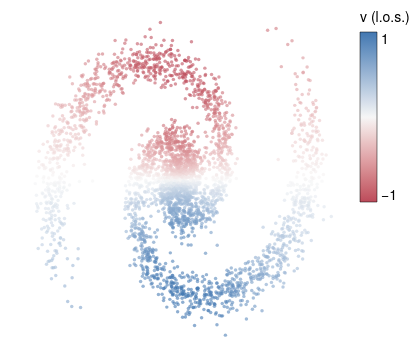

The specification (Vega-Lite) saved for this image:
### Vega-Lite specification from a JSON file in a GitHub repository (floating-point values rounded to 4 significant figures; data arrays with more than 128 entries replaced by an {"elided": "..."} marker saying what was removed)
{"background": null, "config": {"arc": {"fill": "#DBDBDB", "fillOpacity": 1.0, "innerRadius": 42.5, "padAngle": 0.03, "stroke": "black", "strokeOpacity": 1, "strokeWidth": 0.25}, "area": {"fill": "#DBDBDB", "fillOpacity": 1.0, "stroke": "black", "strokeOpacity": 1, "strokeWidth": 0.25}, "axis": {"domain": true, "domainCap": "round", "domainColor": "black", "domainWidth": 0.25, "grid": false, "gridCap": "round", "gridColor": "#F1F1F1", "gridDash": [0, 0], "gridOpacity": 1.0, "gridWidth": 0.25, "labelColor": "black", "labelFont": "Helvetica Neue, HelveticaNeue, Helvetica, Arial, sans-serif", "labelFontSize": 7, "labelFontStyle": "normal", "labelFontWeight": 400, "offset": 4.5, "ticks": true, "tickCap": "round", "tickColor": "black", "tickRound": false, "tickSize": 3, "tickWidth": 0.25, "titleColor": "black", "titleFont": "Helvetica Neue, HelveticaNeue, Helvetica, Arial, sans-serif", "titleFontSize": 7, "titleFontStyle": "normal", "titleFontWeight": 400}, "axisX": {"domain": true, "labelAlign": "center", "labelAngle": 0, "labels": true, "ticks": true, "translate": 0}, "axisY": {"domain": true, "labelAlign": "right", "labelAngle": 0, "labels": true, "ticks": true, "translate": 0}, "axisRight": {"domain": true, "labelAlign": "left", "labelAngle": 0, "labels": true, "ticks": true, "translate": 0}, "axisTop": {"domain": true, "labelAlign": "center", "labelAngle": 0, "labels": true, "ticks": true, "translate": 0}, "axisBand": {"tickOffset": 0}, "bar": {"fill": "#DBDBDB", "fillOpacity": 1.0, "stroke": "black", "strokeOpacity": 1, "strokeWidth": 0.25}, "boxplot": {"size": 15.3, "ticks": {"cornerRadius": 0.25, "fill": "black", "opacity": 1, "size": 7.65, "thickness": 0.25}, "box": {"fillOpacity": 1.0, "stroke": "black", "strokeOpacity": 1, "strokeWidth": 0.25}, "median": {"cornerRadius": 0, "fill": "black", "fillOpacity": 1.0, "opacity": 1, "size": 15.3, "thickness": 0.25}, "rule": {"fill": "black", "fillOpacity": 1.0, "size": 17.0, "stroke": "black", "strokeDash": [0, 0], "strokeOpacity": 1, "strokeWidth": 0.25}, "outliers": {"color": "black", "fill": "black", "fillOpacity": 1.0, "size": 0, "stroke": "black", "strokeOpacity": 1, "strokeWidth": 0.25}}, "circle": {"fill": "black", "fillOpacity": 1.0, "size": 2.125, "stroke": null, "strokeOpacity": 1, "strokeWidth": 0.25}, "errorband": {"band": {"fillOpacity": 0.6, "stroke": null, "strokeWidth": 0.25, "strokeOpacity": 1}, "borders": {"opacity": 0, "strokeOpacity": 0.25, "strokeWidth": 1}}, "errorbar": {"opacity": 1, "rule": {"strokeDash": [0, 0], "strokeWidth": 0.25}, "ticks": {"color": "black", "cornerRadius": 0.125, "opacity": 1, "size": 10.2, "thickness": 0.25}, "thickness": 0.25}, "font": "Helvetica Neue, HelveticaNeue, Helvetica, Arial, sans-serif", "geoshape": {"fill": "#DBDBDB", "fillOpacity": 1.0, "stroke": "black", "strokeOpacity": 1, "strokeWidth": 0.25}, "header": {"labelColor": "black", "labelFont": "Helvetica Neue, HelveticaNeue, Helvetica, Arial, sans-serif", "labelFontSize": 7, "labelFontStyle": "normal", "labelFontWeight": 400, "titleColor": "black", "titleFont": "Helvetica Neue, HelveticaNeue, Helvetica, Arial, sans-serif", "titleFontSize": 7, "titleFontStyle": "normal", "titleFontWeight": 400, "titlePadding": 0}, "legend": {"disable": false, "offset": 4.5, "titlePadding": 4, "labelOffset": 2, "gradientLabelOffset": 2, "gradientLength": 85.0, "gradientThickness": 8.5, "gradientOpacity": 1.0, "gradientStrokeColor": "black", "gradientStrokeWidth": 0.25, "labelColor": "black", "labelFont": "Helvetica Neue, HelveticaNeue, Helvetica, Arial, sans-serif", "labelFontSize": 7, "labelFontStyle": "normal", "labelFontWeight": 400, "strokeColor": "black", "strokeWidth": 0, "symbolSize": 42, "symbolStrokeColor": "black", "symbolStrokeWidth": 0.25, "titleColor": "black", "titleFont": "Helvetica Neue, HelveticaNeue, Helvetica, Arial, sans-serif", "titleFontSize": 7, "titleFontStyle": "normal", "titleFontWeight": 400}, "line": {"color": "black", "stroke": "black", "strokeCap": "round", "strokeDash": [0, 0], "strokeOpacity": 1, "strokeWidth": 0.375}, "point": {"filled": true, "fill": "#DBDBDB", "fillOpacity": 1.0, "size": 8.5, "stroke": "black", "strokeOpacity": 1, "strokeWidth": 0.25}, "range": {"category": ["#5CA7B1", "#CDDEF3", "#B7B3E4", "#B3DAB5", "#F5E1B3", "#3D727B", "#8AA8D2", "#867DAC", "#80A988", "#CBB17A", "#204148", "#59719A", "#584C77", "#507B5F", "#9D824D"], "diverging": {"scheme": ["#BC4A5A", "#C96872", "#D4858B", "#DFA1A5", "#E8BDBF", "#F0DADA", "#F6F6F6", "#D7E0EB", "#B9CBE0", "#9BB6D5", "#7DA1C9", "#5F8CBD", "#4177B1"]}, "heatmap": {"scheme": ["#32022B", "#43044D", "#4C196E", "#4D338C", "#484DA6", "#3A68BB", "#1D83CA", "#1D9CCB", "#23B5C9", "#28CDC5", "#4DE0B4", "#91EE9F"]}, "ordinal": {"scheme": ["#F1F1F1", "#DBDBDB", "#C6C6C6", "#B2B2B2", "#9D9D9D", "#898989", "#767676", "#636363", "#515151", "#404040", "#2F2F2F", "#1F1F1F"]}, "ramp": {"scheme": ["#32022B", "#43044D", "#4C196E", "#4D338C", "#484DA6", "#3A68BB", "#1D83CA", "#1D9CCB", "#23B5C9", "#28CDC5", "#4DE0B4", "#91EE9F"]}}, "rule": {"color": "black", "stroke": "black", "strokeCap": "round", "strokeDash": [2, 2], "strokeOpacity": 1, "strokeWidth": 0.25}, "scale": {"bandPaddingInner": 0.1, "bandPaddingOuter": 0.1, "round": false}, "rect": {"fill": "#DBDBDB", "fillOpacity": 1.0, "stroke": "black", "strokeOpacity": 1, "strokeWidth": 0.25}, "square": {"fill": "#DBDBDB", "fillOpacity": 1.0, "size": 17.0, "stroke": "black", "strokeOpacity": 1, "strokeWidth": 0.25}, "text": {"color": "black", "font": "Helvetica Neue, HelveticaNeue, Helvetica, Arial, sans-serif", "fontSize": 7, "fontStyle": "normal", "fontWeight": 400}, "tick": {"color": "black", "cornerRadius": 0.125, "opacity": 1.0, "size": 15.3, "thickness": 0.25}, "title": {"anchor": "middle", "frame": "group", "color": "black", "font": "Helvetica Neue, HelveticaNeue, Helvetica, Arial, sans-serif", "fontSize": 7, "fontStyle": "normal", "fontWeight": 400, "subtitleColor": "black", "subtitleFont": "Helvetica Neue, HelveticaNeue, Helvetica, Arial, sans-serif", "subtitleFontSize": "Helvetica Neue, HelveticaNeue, Helvetica, Arial, sans-serif", "subtitleFontStyle": "normal", "subtitleFontWeight": 400}, "trail": {"color": "black", "opacity": 1, "size": 0.375}, "view": {"continuousWidth": 170, "continuousHeight": 170, "discreteWidth": 170, "discreteHeight": 170, "fill": null, "stroke": null, "strokeWidth": 0.25}}, "data": {"name": "data-0af03fddbc74d744d73988c3b5e4d549"}, "mark": {"type": "circle", "opacity": 0.6, "size": 3}, "encoding": {"color": {"field": "vlos", "scale": {"domainMid": 0}, "title": "v (l.o.s.)", "type": "quantitative"}, "x": {"axis": null, "field": "x", "type": "quantitative"}, "y": {"axis": null, "field": "y", "type": "quantitative"}}, "view": {"stroke": null}, "$schema": "https://vega.github.io/schema/vega-lite/v6.4.1.json", "datasets": {"data-0af03fddbc74d744d73988c3b5e4d549": {"elided": "3500 records"}}}
